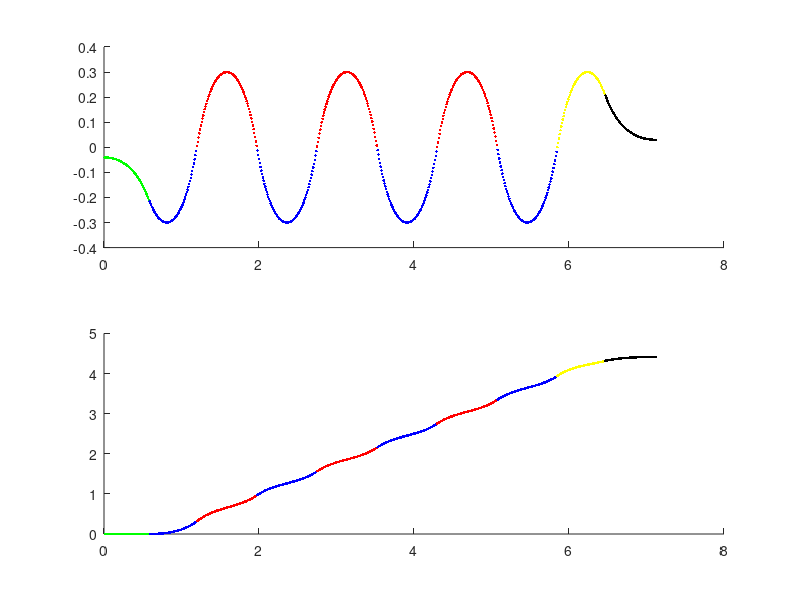

This figure's MATLAB source:
function test_walking
    clf;
    h = 0.6; %body height
    g = 9.8;
    t_zmp = sqrt(h/g);

    supportY = 0.5;  %Y ZMP position
    torsoY = 0.3;    %the max COM movement allowed 
       
    %For transforming to global coordinate

    step_x = 0.30;
    step_y = 0.0;
    
    y0 = torsoY-supportY;
 
    step_params=[];
    step_params.stepX=0;
    step_params.stepY=0; 
    step_params.stepA=0;
        
    step_params.t_start = 0;    
    step_params.y0=y0;
    step_params.y0_next=0;
   
    step_params.x_start = 0;
    step_params.vx_start = 0;
    step_params.rx = 0;
    step_params.rx_next = 0;
      
    step_params.support_foot = 0;
    
    step_params.t_offset = 0;
    step_params.uSupport=[0 supportY 0];

    %Initial DS state
    
    step_params.y0=-0.04;    
    step_params.uSupport=[0 0 0];
    step_params.support_foot = 2;
    step_count = 0;
    
      
    
    
    function global_pose = pose_global(rel,pose)
        global_pose=[pose(1)+cos(pose(3))*rel(1)-sin(pose(3))*rel(2),...
                     pose(2)+sin(pose(3))*rel(1)+cos(pose(3))*rel(2),...
                     pose(3)+rel(3)];        
    end
    
    
    %%%%%%%%%%%%%%%%%%%%%%%%%%%%%%%%%%%%%%%%%%%%%%%%%%%%%%%%%%%%%%%%%%%%%%%%%    
    %Calculate the step switch time using newton solver
    function stepparams = calculate_switch_time(stepparams)
        t_end = 0.37;    %initial guess
        for i=1:3
          t_start_next = t_zmp * asinh(stepparams.y0/stepparams.y0_next * sinh(t_end/t_zmp));           
          est =  stepparams.y0*cosh(t_end/t_zmp)-stepparams.y0_next*cosh(t_start_next/t_zmp);         
          y0dot = 1/t_zmp * stepparams.y0 * sinh(t_end/t_zmp); 
          err = stepparams.supportMovementY-est;
          t_end_delta = err/y0dot/2;
          t_end = t_end + t_end_delta;
        end      
        t_start_next = t_zmp * asinh(stepparams.y0/stepparams.y0_next * sinh(t_end/t_zmp));        
        stepparams.t_end = t_end;
        stepparams.t_start_next = t_start_next;        
    end
    %%%%%%%%%%%%%%%%%%%%%%%%%%%%%%%%%%%%%%%%%%%%%%%%%%%%%%%%%%%%%%%%%%%%%%%%%    
      
    
    %%%%%%%%%%%%%%%%%%%%%%%%%%%%%%%%%%%%%%%%%%%%%%%%%%%%%%%%%%%%%%%%%%%%%%%%%
    % Solve X axis parameters
    function stepparams = calculate_x_parameters(stepparams)
        
        rx_next = 0; %GIVEN PARAM
        
        t_start = stepparams.t_start;
        t_end = stepparams.t_end;
        t_start_next = stepparams.t_start_next;
        x_start = stepparams.x_start;
        vx_start =stepparams.vx_start;
                       
        xparams=linsolve(...
                [1 cosh(t_start/t_zmp)      t_zmp*sinh(t_start/t_zmp) 0;
                 0 sinh(t_start/t_zmp)/t_zmp  cosh(t_start/t_zmp)  0;
                 0 sinh(t_end/t_zmp)/t_zmp    cosh(t_start/t_zmp) -cosh(t_start_next/t_zmp);
                 1 cosh(t_end/t_zmp)          t_zmp*sinh(t_end/t_zmp) -t_zmp*sinh(t_start_next/t_zmp)],...
                 [x_start;vx_start;0;rx_next+step_params.supportMovementX]);
        rx=xparams(1);
        x0=xparams(2);
        vx0=xparams(3);
        
        stepparams.rx = rx;
        stepparams.x0 = x0;
        stepparams.vx0 = vx0;
    end
    %%%%%%%%%%%%%%%%%%%%%%%%%%%%%%%%%%%%%%%%%%%%%%%%%%%%%%%%%%%%%%%%%%%%%%%%%
    
    %%%%%%%%%%%%%%%%%%%%%%%%%%%%%%%%%%%%%%%%%%%%%%%%%%%%%%%%%%%%%%%%%%%%%%%%%
    function [cx,cy] = calculate_com_position(stepparams,t_local)        

        %TODO: correct transform (for rotation)
        cx = stepparams.uSupport(1) + stepparams.rx + stepparams.x0*cosh(t_local/t_zmp) +stepparams.vx0 *t_zmp*sinh(t_local/t_zmp);  
        cy = stepparams.uSupport(2) + stepparams.y0*cosh((t_local)/t_zmp);        
    end
    %%%%%%%%%%%%%%%%%%%%%%%%%%%%%%%%%%%%%%%%%%%%%%%%%%%%%%%%%%%%%%%%%%%%%%%%%
    
    %%%%%%%%%%%%%%%%%%%%%%%%%%%%%%%%%%%%%%%%%%%%%%%%%%%%%%%%%%%%%%%%%%%%%%%%%
    % Advance the step state
    function stepparams = advance_step(stepparams)
      disp('step');
      stepparams.t_offset = stepparams.t_offset + stepparams.t_end - stepparams.t_start_next;
      stepparams.t_start = stepparams.t_start_next;

      if stepparams.support_foot==2  stepparams.support_foot = 1;   %ds to right stance, starting state
      elseif stepparams.support_foot==4  stepparams.support_foot = 6; %double support, ending state
      else stepparams.support_foot = 1-stepparams.support_foot;
      end

      if step_count>5 && stepparams.support_foot==0 stepparams.support_foot = 4;   end


      stepparams.y0=stepparams.y0_next;       

      xfin = stepparams.rx + stepparams.x0*cosh(stepparams.t_end/t_zmp)+stepparams.vx0*t_zmp*sinh(stepparams.t_end/t_zmp);
      stepparams.x_start = xfin + stepparams.rx - step_x;
      stepparams.vx_start = stepparams.x0/t_zmp*sinh(stepparams.t_end/t_zmp) + stepparams.vx0*cosh(stepparams.t_end/t_zmp);

      %TODO: transform (for rotation)
      stepparams.uSupport(1)=stepparams.uSupport(1)+ step_x -stepparams.rx;
      stepparams.uSupport(2)=stepparams.uSupport(2)+stepparams.supportMovementY;

      step_count = step_count + 1;
    end
    %%%%%%%%%%%%%%%%%%%%%%%%%%%%%%%%%%%%%%%%%%%%%%%%%%%%%%%%%%%%%%%%%%%%%%%%%
    
    
    %%%%%%%%%%%%%%%%%%%%%%%%%%%%%%%%%%%%%%%%%%%%%%%%%%%%%%%%%%%%%%%%%%%%%%%%%
    function stepparams=set_support_target(stepparams)
        %Setup next support position and target Y COM position
        if stepparams.support_foot==0 %left support
          stepparams.y0_next = - (torsoY - supportY);                      
          stepparams.supportMovementX = step_x;
          stepparams.supportMovementY = step_y-2*supportY;    
        elseif stepparams.support_foot==1 %right support                  
          stepparams.y0_next =  torsoY - supportY;          
          stepparams.supportMovementX = step_x;          
          stepparams.supportMovementY = step_y+2*supportY;    
        elseif stepparams.support_foot==2 %double support to right support          
          stepparams.y0_next = - (torsoY - supportY);                      
          stepparams.supportMovementX = 0;
          stepparams.supportMovementY = -supportY;
        elseif step_params.support_foot==4 %left support to double support
          stepparams.y0_next =  0.03;          
          stepparams.supportMovementX = 0;          
          stepparams.supportMovementY = -supportY;                        
        else            
          stepparams.supportMovementX = 0;            
        end
    end    
    %%%%%%%%%%%%%%%%%%%%%%%%%%%%%%%%%%%%%%%%%%%%%%%%%%%%%%%%%%%%%%%%%%%%%%%%%
    
    function draw_com(stepparams,t_local)
        [cx,cy] = calculate_com_position(stepparams,t_local);        
        marker='r.';        
        if stepparams.support_foot==1 marker= 'b.';
        elseif stepparams.support_foot==2 marker= 'g.';                  
        elseif stepparams.support_foot==4 marker= 'y.';                  
        elseif stepparams.support_foot==6 marker= 'k.';                  
        end                    
        subplot(2,1,1);    
        hold on;
        plot(t,cy,marker) 
        subplot(2,1,2);
        hold on;
        plot(t,cx,marker);        
    end
    
    t=0;
    running = 1;
    t_local = 0;
    step_params = set_support_target(step_params);
    step_params = calculate_switch_time(step_params);        
    step_params = calculate_x_parameters(step_params);        
        
    
    while running>0 && t<20
        t=t+0.01;
        t_local = t-step_params.t_offset;

        draw_com(step_params,t_local);
        if step_params.support_foot==6 && t_local>0 running = 0;  end        
        
        if t_local>step_params.t_end-0.01 
          step_params = advance_step(step_params);        
          step_params = set_support_target(step_params);    
          step_params = calculate_switch_time(step_params);        
          step_params = calculate_x_parameters(step_params);     
        end
                                    
    end

end